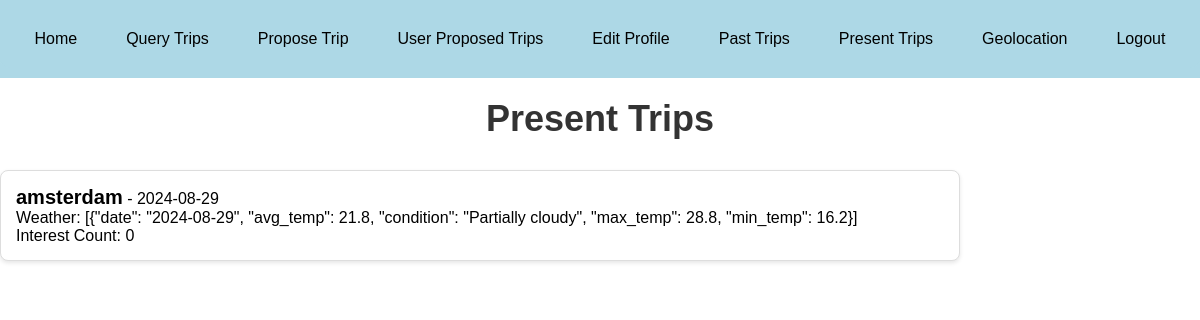
The page /presentTrips on the database its author committed.
### main.py (models this page shows)
class ProposedTrip(db.Model):
    id = db.Column(db.Integer, primary_key=True)
    user_id = db.Column(db.String(36), nullable=False)
    trip_id = db.Column(db.String(36), unique=True, nullable=False)
    location = db.Column(db.String(100), nullable=False)
    date = db.Column(db.String(20), nullable=False)
    weather = db.Column(db.String(2000), nullable=False)
    interest_count = db.Column(db.Integer, default=0)

### main.py (the view)
@app.route('/presentTrips', methods=['GET'])
def present_trips():
    try:
        today = datetime.today().strftime('%Y-%m-%d')
        present_trips = ProposedTrip.query.filter(ProposedTrip.date >= today).all()
        return render_template('presentTrips.html', present_trips=present_trips)
    except SQLAlchemyError as db_error:
        error_message = f"Database error: {str(db_error)}"
        app.logger.error(error_message)  # Log the error
        return render_template('error.html', error_message=error_message), 500
    except Exception as e:
        error_message = f"An unexpected error occurred: {str(e)}"
        app.logger.error(error_message)  # Log the error
        return render_template('error.html', error_message=error_message), 500

### templates/presentTrips.html (shortened to what this page needs)
<!DOCTYPE html>
<html lang="en">
<head>
</head>
<body>
 <header>
        <nav>
            <a href="{{ url_for('runIndex') }}">Home</a>
            <a href="{{ url_for('query') }}">Query Trips</a>
            <a href="{{ url_for('proposed_trips') }}">Propose Trip</a>
            <a href="{{ url_for('user_proposed_trips') }}">User Proposed Trips</a>
            <a href="{{ url_for('edit_profile') }}">Edit Profile</a>
            <a href="{{ url_for('past_trips') }}">Past Trips</a>
            <a href="{{ url_for('present_trips') }}">Present Trips</a>
            <a id="geolocation-link" href="{{ url_for('geolocation') }}">Geolocation</a>
            <a href="/">Logout</a>
        </nav>
    </header>
    <h1>Present Trips</h1>
    {% if present_trips %}
        <ul>
            {% for trip in present_trips %}
                <li>
                    <strong>{{ trip.location }}</strong> - {{ trip.date }} <br>
                    Weather: {{ trip.weather }} <br>
                    Interest Count: {{ trip.interest_count }}
                </li>
            {% endfor %}
        </ul>
    {% else %}
        <p>No present trips available.</p>
    {% endif %}
</body>
</html>

### templates/presentTrips.html (style rules this page uses)
body { font-family: Arial, sans-serif; background-color: white; padding: 0px; margin-left: 0px; margin-right: 0px ; margin-top: 0px; }
header { background-color: lightblue; padding: 10px 0; }
nav { display: flex; justify-content: space-around; background-color: lightblue; padding: 10px; border-radius: 0 0 10px 10px; }
nav a { color: black; text-decoration: none; padding: 10px; border-radius: 5px; transition: background-color 0.3s; }
h1 { color: #333; text-align: center; margin-top: 20px; font-size: 36px; margin-bottom: 30px; }
ul { list-style-type: none; padding: 0; width: 80%; }
li { background-color: #fff; border: 1px solid #ddd; margin: 15px 0; padding: 15px; border-radius: 8px; box-shadow: 0 2px 4px rgba(0, 0, 0, 0.1); transition: transform 0.3s ease-in-out; }
strong { font-size: 20px; }

### rows shown on the page
ProposedTrip: location "amsterdam", date "2024-08-29", weather "[{\"date\": \"2024-08-29\", \"avg_temp\": 21.8, \"condition\": \"Partially cloudy\", \"max_temp\": 28.8, \"min_temp\": 16.2}]", interest_count "0"
